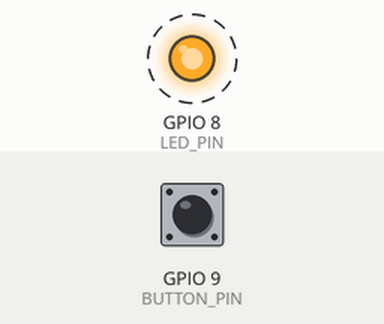
This sketch was run on a simulated ESP32-C3. On the bench: output pins drawn as LEDs (lit = HIGH). Dashed ring = blinking. Inputs (shaded band) come from the test bench; at power-on: GPIO 9 (BUTTON_PIN) HIGH. What the sketch prints to the serial monitor is not drawn.

Above: at 1.8 s.
1.9 s: GPIO 9 (BUTTON_PIN) pulled LOW for 0.6 s
5.5 s: GPIO 9 (BUTTON_PIN) pulled LOW for 1 s
Timing chart, 0 to 14.5 s (numbered marks = the images above; inputs shaded):
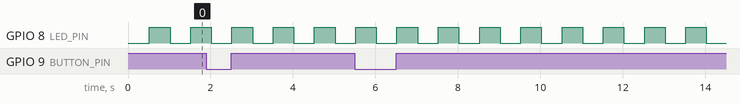

Measured:
- by itself, GPIO 8 (LED_PIN): alternates HIGH for 0.50 s and LOW for 0.50 s

The sketch:

01_blink.ino
```cpp
/*
  Stage 1 - Is the board alive?

  Hardware: the ESP32-C3 Super Mini and a USB-C cable that carries data. Nothing else.

  What it does
    - blinks the blue light on the board
    - prints one line every half second to the Serial Monitor
    - tells you when the BOOT button is pressed

  What you learn
    - how to upload a sketch and read the Serial Monitor
    - a pin can be an OUTPUT (the light) or an INPUT (the button)
    - on this board the light is ON when its pin is LOW

  Arduino IDE
    Tools > Board > esp32 > Nologo ESP32C3 Super Mini
    Tools > Port  > the port that appears when the board is plugged in
    Tools > Serial Monitor, 115200 baud
*/

// ---- Pins on the ESP32-C3 Super Mini -------------------------------------------------
const int LED_PIN = 8;       // the blue light is soldered to GPIO8
const int LED_ON = LOW;      // LOW switches it on. If yours is the other way round, write HIGH.
const int BUTTON_PIN = 9;    // the BOOT button is soldered to GPIO9. Pressed reads LOW.

uint32_t tick = 0;

void setup() {
  // The board talks to the computer through its own USB socket.
  Serial.begin(115200);
  uint32_t start = millis();
  while (!Serial && millis() - start < 3000) {
    delay(10);  // give the Serial Monitor up to 3 seconds to open
  }

  pinMode(LED_PIN, OUTPUT);           // we drive this pin
  pinMode(BUTTON_PIN, INPUT_PULLUP);  // we read this pin. The pull-up keeps it HIGH until the button pulls it LOW.

  Serial.println();
  Serial.println("===== Stage 1: board test =====");
  Serial.printf("Chip          %s, revision %d\n", ESP.getChipModel(), (int)ESP.getChipRevision());
  Serial.printf("Processor     %d MHz\n", (int)ESP.getCpuFreqMHz());
  Serial.printf("Flash memory  %d MB\n", (int)(ESP.getFlashChipSize() / (1024 * 1024)));
  Serial.printf("Light on GPIO%d, BOOT button on GPIO%d\n", LED_PIN, BUTTON_PIN);
  Serial.println("The light should now blink. Press and hold BOOT to see the last column change.");
  Serial.println();
}

void loop() {
  tick++;
  bool lightOn = (tick % 2 == 1);
  digitalWrite(LED_PIN, lightOn ? LED_ON : !LED_ON);

  bool pressed = (digitalRead(BUTTON_PIN) == LOW);
  Serial.printf("tick %4lu   light %-3s   BOOT button %s\n",
                (unsigned long)tick, lightOn ? "ON" : "off", pressed ? "PRESSED" : "not pressed");

  delay(500);
}
```
